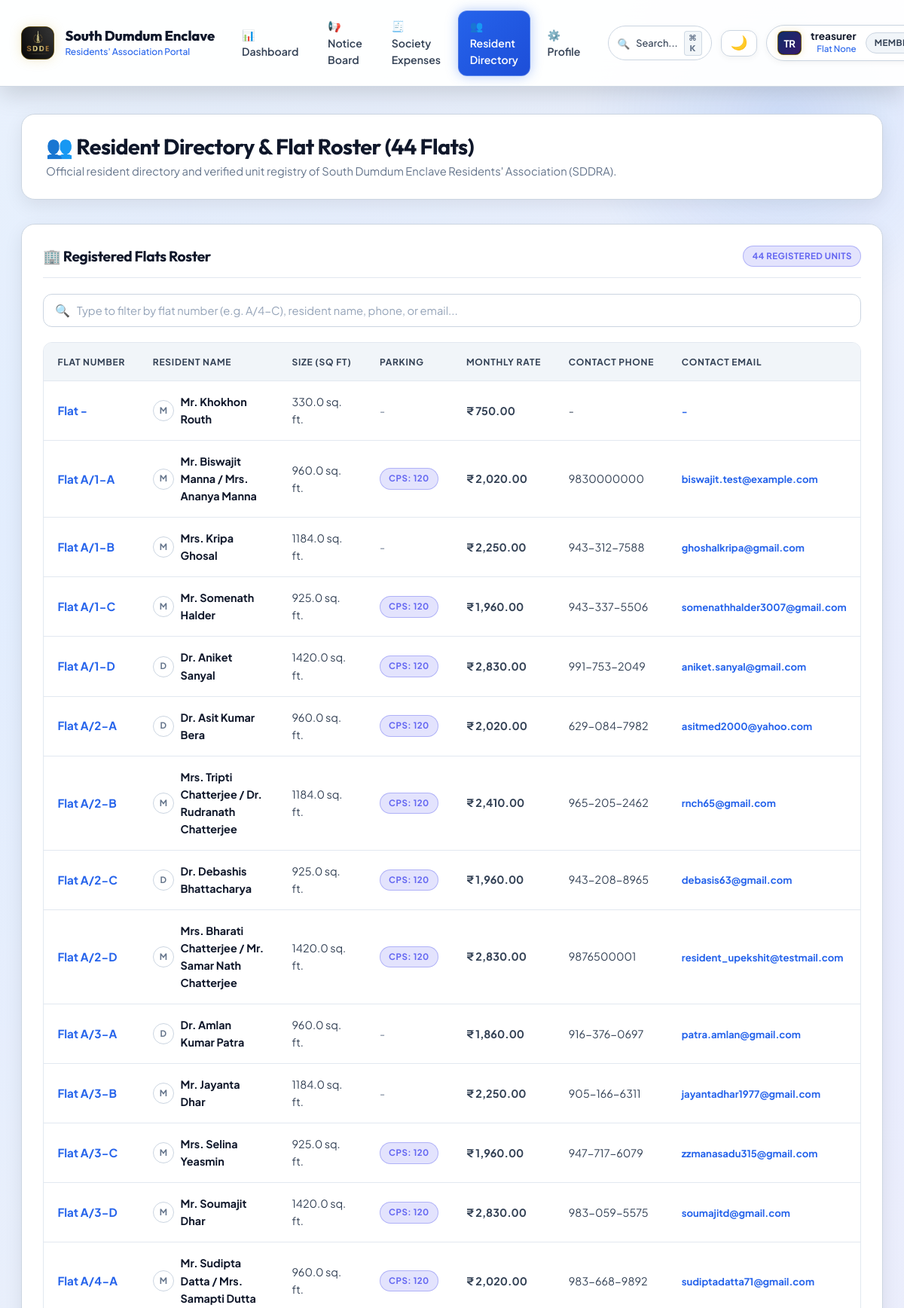
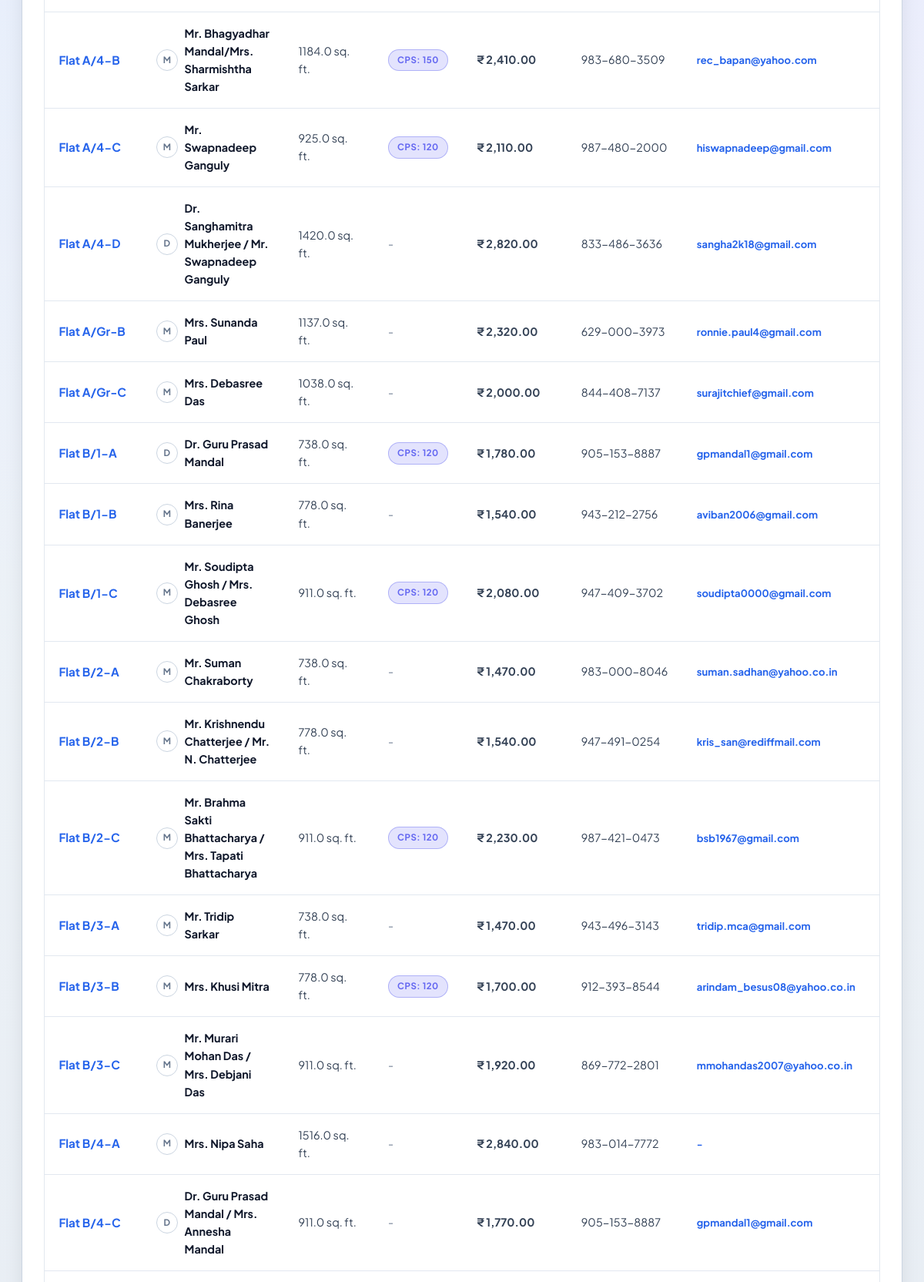
The page /members (signed in, upper part) on the database its author committed (2 pictures, top to bottom).
### tables this page shows
CREATE TABLE tbl_membership (
    id INTEGER PRIMARY KEY,
    flat_no TEXT NOT NULL,
    member_name TEXT NOT NULL,
    RvsdFlatSize REAL,
    car_parking_space TEXT,
    cps_owner INTEGER,
    tws_owner INTEGER,
    tws_count INTEGER,
    flat_charges REAL,
    common_expenses REAL,
    cps_charges REAL,
    tws_charges REAL,
    capital_fund REAL,
    monthly_charge REAL,
    password_hash TEXT
, profile_pic TEXT DEFAULT NULL);

### app.py (the view)
@app.route('/admin/members')
@app.route('/members')
@login_required
def admin_members():
    search_q = request.args.get('q', '').strip()
    query = """
        SELECT m.*,
               c.mobile_num_1, c.mobile_num_2, c.email_1, c.email_2,
               COALESCE(r.total_paid, 0) as total_paid,
               COALESCE(r.receipts_count, 0) as receipts_count,
               r.last_payment_date
        FROM tbl_membership m
        LEFT JOIN tbl_mbr_cntct c ON LOWER(TRIM(m.flat_no)) = LOWER(TRIM(c.flat_no))
        LEFT JOIN (
            SELECT LOWER(TRIM(flat_no)) as flat_no,
                   SUM(amount) as total_paid,
                   COUNT(receipt_no) as receipts_count,
                   MAX(payment_date) as last_payment_date
            FROM tbl_receipts
            GROUP BY LOWER(TRIM(flat_no))
        ) r ON LOWER(TRIM(m.flat_no)) = r.flat_no
    """
    params = []
    if search_q:
        query += " WHERE m.flat_no LIKE %s OR m.member_name LIKE %s OR c.mobile_num_1 LIKE %s OR c.email_1 LIKE %s"
        params.extend([f"%{search_q}%", f"%{search_q}%", f"%{search_q}%", f"%{search_q}%"])
    query += " ORDER BY m.flat_no"
    members = query_db(query, params)
    return render_template('admin_members.html', members=members, search_q=search_q)

### app.py (called while the page is built, shortened)
def get_ist_now():
    return datetime.now(IST)

@app.after_request
def set_response_headers(response):
    if request.path.startswith('/static/'):
        response.headers['Cache-Control'] = 'public, max-age=0, must-revalidate'
    return response

@app.teardown_appcontext
def close_request_db(exception=None):
    pass

def login_required(f):
    @wraps(f)
    def decorated_function(*args, **kwargs):
        user = session.get('user')
        return f(*args, **kwargs)
    return decorated_function

### database.py (called while the page is built, shortened)
def get_writable_sqlite_path():
    global _WRITABLE_SQLITE_PATH
    if _WRITABLE_SQLITE_PATH and os.path.exists(_WRITABLE_SQLITE_PATH):
        return _WRITABLE_SQLITE_PATH

def get_sqlite_connection():
    try:
        from flask import g, has_request_context
        if has_request_context():
            if not hasattr(g, 'sqlite_conn') or g.sqlite_conn is None:
                db_path = get_writable_sqlite_path()
                conn = sqlite3.connect(db_path, timeout=30.0, check_same_thread=False)
                conn.row_factory = sqlite3.Row
                conn.create_function('DATE_FORMAT', 2, sqlite_date_format)
                try:
                    conn.execute("PRAGMA busy_timeout = 30000;")
                except Exception:
                    pass
                g.sqlite_conn = conn
            return g.sqlite_conn
    except Exception:
        pass

def determine_engine():
    global _ENGINE_MODE
    if _ENGINE_MODE is not None:
        return _ENGINE_MODE

def get_db():
    engine = determine_engine()
    return get_sqlite_connection() if engine == 'sqlite' else get_mysql_connection()

def query_db(query, params=None, one=False):
    engine = determine_engine()
    if engine == 'sqlite':
        sqlite_query = re.sub(r'%s', '?', query)
        conn = get_db()
        cur = conn.cursor()
        try:
            if params:
                cur.execute(sqlite_query, params)
            else:
                cur.execute(sqlite_query)
            if one:
                row = cur.fetchone()
                return dict(row) if row else None
            return [dict(r) for r in cur.fetchall()]
        finally:
            cur.close()

### templates/admin_members.html (shortened to what this page needs)
{% extends 'base.html' %}
{% block content %}
<div class="page-header">
    <div class="page-header-title">
        <h2>👥 Resident Directory &amp; Flat Roster (44 Flats)</h2>
        <p>
            {% if is_admin %}
            Complete official membership registry of South Dumdum Enclave Residents' Association from <code>tbl_membership</code>. Click any receipt badge to inspect vouchers in-panel.
            {% else %}
            Official resident directory and verified unit registry of South Dumdum Enclave Residents' Association (SDDRA).
            {% endif %}
        </p>
    </div>
</div>
<div class="card">
    <div class="card-header">
        <h3 class="card-title">🏢 Registered Flats Roster</h3>
        <span id="memberCountBadge" class="badge badge-info">{{ members|length }} Registered Units</span>
    </div>
    <div style="margin-bottom: 1.25rem;">
        <form method="GET" action="{{ url_for('admin_members') }}">
            <div class="live-search-box">
                <span class="search-icon">🔍</span>
                <input type="text" id="memberSearch" name="q" value="{{ search_q or '' }}" class="form-control" placeholder="Type to filter by flat number (e.g. A/4-C), resident name, phone, or email..." data-live-search="#membersTable" data-search-counter="#memberCountBadge" data-clear-btn="clearMemberSearch">
            </div>
        </form>
    </div>
    <div class="table-container">
        <table class="custom-table" id="membersTable">
            <thead>
                <tr>
                    <th>Flat Number</th>
                    <th>Resident Name</th>
                    <th>Size (Sq Ft)</th>
                    <th>Parking</th>
                    <th>Monthly Rate</th>
                    <th>Contact Phone</th>
                    <th>Contact Email</th>
                </tr>
            </thead>
            <tbody>
                {% for m in members %}
                <tr>
                    <td>
                        <strong class="text-highlight-blue" style="font-size: 0.95rem;">Flat {{ m.flat_no }}</strong>
                    </td>
                    <td>
                        <div style="display: flex; align-items: center; justify-content: space-between; gap: 0.5rem;">
                            <div style="display: flex; align-items: center; gap: 0.55rem;">
                                {% if m.profile_pic %}
                                <img src="{{ m.profile_pic }}" alt="{{ m.member_name }}" style="width: 28px; height: 28px; border-radius: 50%; object-fit: cover; border: 1.5px solid var(--primary-400); flex-shrink: 0;" loading="lazy">
                                {% else %}
                                <div style="width: 28px; height: 28px; border-radius: 50%; background: rgba(255,255,255,0.08); border: 1px solid var(--surface-border); color: var(--text-muted); display: flex; align-items: center; justify-content: center; font-size: 0.72rem; font-weight: 700; flex-shrink: 0;">
                                    {{ m.member_name[:1] if m.member_name else 'R' }}
                                </div>
                                {% endif %}
                                <strong class="text-main">{{ m.member_name }}</strong>
                            </div>
                        </div>
                    </td>
                    <td class="text-secondary">{{ m.RvsdFlatSize or '-' }} sq. ft.</td>
                    <td>
                        {% if m.cps_owner %}
                        <span class="badge badge-info">CPS: {{ m.car_parking_space }}</span>
                        {% else %}
                        <span class="text-muted">-</span>
                        {% endif %}
                    </td>
                    <td>
                        <strong class="text-secondary">₹ {{ "{:,.2f}".format(m.monthly_charge or 0) }}</strong>
                    </td>
                    <td class="text-secondary">
                        <div style="display: flex; align-items: center; justify-content: space-between; gap: 0.4rem;">
                            <span>{{ m.mobile_num_1 or m.mobile_num_2 or '-' }}</span>
                        </div>
                    </td>
                    <td>
                        <div style="display: flex; align-items: center; justify-content: space-between; gap: 0.4rem;">
                            <span class="text-highlight-blue" style="font-size: 0.82rem;">{{ m.email_1 or m.email_2 or '-' }}</span>
                        </div>
                    </td>
                </tr>
                {% endfor %}
            </tbody>
        </table>
    </div>
</div>
{% endblock %}

### templates/base.html (style rules this page uses)
:root, [data-theme="dark"], html[data-theme="dark"], body[data-theme="dark"] { --font-heading: 'Outfit', -apple-system, BlinkMacSystemFont, 'Segoe UI', Roboto, sans-serif; --font-body: 'Plus Jakarta Sans', -apple-system, BlinkMacSystemFont, 'Segoe UI', Roboto, sans-serif; --primary-50: #eff6ff; --primary-100: #dbeafe; --primary-200: #bfdbfe; --primary-300: #93c5fd; --primary-400: #60a5fa; --primary-500: #3b82f6; --primary-600: #2563eb; --primary-700: #1d4ed8; --primary-800: #1e40af; --primary-900: #1e3a8a; --primary-950: #0f172a; --emerald-500: #10b981; --emerald-600: #059669; --emerald-700: #047857; --amber-500: #f59e0b; --amber-600: #d97706; --amber-700: #b45309; --rose-500: #f43f5e; --rose-600: #e11d48; --rose-700: #be123c; --slate-50: #f8fafc; --slate-100: #f1f5f9; --slate-200: #e2e8f0; --slate-300: #cbd5e1; --slate-400: #94a3b8; --slate-500: #64748b; --slate-600: #475569; --slate-700: #334155; --slate-800: #1e293b; --slate-900: #0f172a; --slate-950: #020617; --radius-sm: 8px; --radius-md: 12px; --radius-lg: 18px; --radius-xl: 26px; --radius-pill: 9999px; --theme-mode: 'dark'; --text-main: #ffffff; --text-secondary: #cbd5e1; --text-muted: #94a3b8; --text-heading: #ffffff; --bg-body: #070b14; --bg-gradient: radial-gradient(circle at 15% 15%, rgba(30, 58, 138, 0.35) 0%, transparent 45%), radial-gradient(circle at 85% 25%, rgba(126, 34, 206, 0.25) 0%, transparent 45%), radial-gradient(circle at 50% 85%, rgba(15, 23, 42, 0.9) 0%, transparent 60%), linear-gradient(180deg, #070b14 0%, #0b1329 50%, #030712 100%); --navbar-bg: rgba(10, 16, 31, 0.88); --navbar-border: rgba(255, 255, 255, 0.1); --surface-card: rgba(15, 23, 42, 0.82); --surface-card-hover: rgba(22, 33, 58, 0.9); --surface-border: rgba(255, 255, 255, 0.1); --surface-border-hover: rgba(59, 130, 246, 0.45); --table-th-bg: rgba(30, 41, 59, 0.88); --table-th-color: #cbd5e1; --table-td-color: #e2e8f0; --table-td-border: rgba(255, 255, 255, 0.06); --form-bg: rgba(15, 23, 42, 0.85); --form-border: rgba(255, 255, 255, 0.15); --form-text: #ffffff; }
:root[data-theme="light"], html[data-theme="light"], body[data-theme="light"], [data-theme="light"] { --theme-mode: 'light'; --text-main: #0f172a; --text-secondary: #334155; --text-muted: #64748b; --text-heading: #0f172a; --bg-body: #f8fafc; --bg-gradient: radial-gradient(circle at 15% 15%, rgba(219, 234, 254, 0.75) 0%, transparent 45%), radial-gradient(circle at 85% 25%, rgba(237, 233, 254, 0.75) 0%, transparent 45%), linear-gradient(180deg, #f8fafc 0%, #edf2f7 50%, #e2e8f0 100%); --navbar-bg: rgba(255, 255, 255, 0.94); --navbar-border: rgba(203, 213, 225, 0.9); --surface-card: #ffffff; --surface-card-hover: #ffffff; --surface-border: #cbd5e1; --surface-border-hover: #2563eb; --table-th-bg: #f1f5f9; --table-th-color: #334155; --table-td-color: #0f172a; --table-td-border: #e2e8f0; --form-bg: #ffffff; --form-border: #cbd5e1; --form-text: #0f172a; }

### rows shown on the page
tbl_membership: flat_no "-", member_name "M", member_name "Mr. Khokhon Routh", RvsdFlatSize "330.0", monthly_charge "750.00", mobile_num_1 "-", email_1 "-"
tbl_membership: flat_no "A/1-A", member_name "M", member_name "Mr. Biswajit Manna / Mrs. Ananya Manna", RvsdFlatSize "960.0", car_parking_space "120", monthly_charge "2,020.00", mobile_num_1 "9830000000", email_1 "biswajit.test@example.com"
tbl_membership: flat_no "A/1-B", member_name "M", member_name "Mrs. Kripa Ghosal", RvsdFlatSize "1184.0", monthly_charge "2,250.00", mobile_num_1 "943-312-7588", email_1 "ghoshalkripa@gmail.com"
tbl_membership: flat_no "A/1-C", member_name "M", member_name "Mr. Somenath Halder", RvsdFlatSize "925.0", car_parking_space "120", monthly_charge "1,960.00", mobile_num_1 "943-337-5506", email_1 "somenathhalder3007@gmail.com"
tbl_membership: flat_no "A/1-D", member_name "D", member_name "Dr. Aniket Sanyal", RvsdFlatSize "1420.0", car_parking_space "120", monthly_charge "2,830.00", mobile_num_1 "991-753-2049", email_1 "aniket.sanyal@gmail.com"
tbl_membership: flat_no "A/2-A", member_name "D", member_name "Dr. Asit Kumar Bera", RvsdFlatSize "960.0", car_parking_space "120", monthly_charge "2,020.00", mobile_num_1 "629-084-7982", email_1 "asitmed2000@yahoo.com"
tbl_membership: flat_no "A/2-B", member_name "M", member_name "Mrs. Tripti Chatterjee / Dr. Rudranath Chatterjee", RvsdFlatSize "1184.0", car_parking_space "120", monthly_charge "2,410.00", mobile_num_1 "965-205-2462", email_1 "rnch65@gmail.com"
tbl_membership: flat_no "A/2-C", member_name "D", member_name "Dr. Debashis Bhattacharya", RvsdFlatSize "925.0", car_parking_space "120", monthly_charge "1,960.00", mobile_num_1 "943-208-8965", email_1 "debasis63@gmail.com"
tbl_membership: flat_no "A/2-D", member_name "M", member_name "Mrs. Bharati Chatterjee / Mr. Samar Nath Chatterjee", RvsdFlatSize "1420.0", car_parking_space "120", monthly_charge "2,830.00", mobile_num_1 "9876500001", email_1 "resident_upekshit@testmail.com"
tbl_membership: flat_no "A/3-A", member_name "D", member_name "Dr. Amlan Kumar Patra", RvsdFlatSize "960.0", monthly_charge "1,860.00", mobile_num_1 "916-376-0697", email_1 "patra.amlan@gmail.com"
tbl_membership: flat_no "A/3-B", member_name "M", member_name "Mr. Jayanta Dhar", RvsdFlatSize "1184.0", monthly_charge "2,250.00", mobile_num_1 "905-166-6311", email_1 "jayantadhar1977@gmail.com"
tbl_membership: flat_no "A/3-C", member_name "M", member_name "Mrs. Selina Yeasmin", RvsdFlatSize "925.0", car_parking_space "120", monthly_charge "1,960.00", mobile_num_1 "947-717-6079", email_1 "zzmanasadu315@gmail.com"
tbl_membership: flat_no "A/3-D", member_name "M", member_name "Mr. Soumajit Dhar", RvsdFlatSize "1420.0", car_parking_space "120", monthly_charge "2,830.00", mobile_num_1 "983-059-5575", email_1 "soumajitd@gmail.com"
tbl_membership: flat_no "A/4-A", member_name "M", member_name "Mr. Sudipta Datta / Mrs. Samapti Dutta", RvsdFlatSize "960.0", car_parking_space "120", monthly_charge "2,020.00", mobile_num_1 "983-668-9892", email_1 "sudiptadatta71@gmail.com"
tbl_membership: flat_no "A/4-B", member_name "M", member_name "Mr. Bhagyadhar Mandal/Mrs. Sharmishtha Sarkar", RvsdFlatSize "1184.0", car_parking_space "150", monthly_charge "2,410.00", mobile_num_1 "983-680-3509", email_1 "rec_bapan@yahoo.com"
tbl_membership: flat_no "A/4-C", member_name "M", member_name "Mr. Swapnadeep Ganguly", RvsdFlatSize "925.0", car_parking_space "120", monthly_charge "2,110.00", mobile_num_1 "987-480-2000", email_1 "hiswapnadeep@gmail.com"
tbl_membership: flat_no "A/4-D", member_name "D", member_name "Dr. Sanghamitra Mukherjee / Mr. Swapnadeep Ganguly", RvsdFlatSize "1420.0", monthly_charge "2,820.00", mobile_num_1 "833-486-3636", email_1 "sangha2k18@gmail.com"
tbl_membership: flat_no "A/Gr-B", member_name "M", member_name "Mrs. Sunanda Paul", RvsdFlatSize "1137.0", monthly_charge "2,320.00", mobile_num_1 "629-000-3973", email_1 "ronnie.paul4@gmail.com"
tbl_membership: flat_no "A/Gr-C", member_name "M", member_name "Mrs. Debasree Das", RvsdFlatSize "1038.0", monthly_charge "2,000.00", mobile_num_1 "844-408-7137", email_1 "surajitchief@gmail.com"
tbl_membership: flat_no "B/1-A", member_name "D", member_name "Dr. Guru Prasad Mandal", RvsdFlatSize "738.0", car_parking_space "120", monthly_charge "1,780.00", mobile_num_1 "905-153-8887", email_1 "gpmandal1@gmail.com"
tbl_membership: flat_no "B/1-B", member_name "M", member_name "Mrs. Rina Banerjee", RvsdFlatSize "778.0", monthly_charge "1,540.00", mobile_num_1 "943-212-2756", email_1 "aviban2006@gmail.com"
tbl_membership: flat_no "B/1-C", member_name "M", member_name "Mr. Soudipta Ghosh / Mrs. Debasree Ghosh", RvsdFlatSize "911.0", car_parking_space "120", monthly_charge "2,080.00", mobile_num_1 "947-409-3702", email_1 "soudipta0000@gmail.com"
tbl_membership: flat_no "B/2-A", member_name "M", member_name "Mr. Suman Chakraborty", RvsdFlatSize "738.0", monthly_charge "1,470.00", mobile_num_1 "983-000-8046", email_1 "suman.sadhan@yahoo.co.in"
tbl_membership: flat_no "B/2-B", member_name "M", member_name "Mr. Krishnendu Chatterjee / Mr. N. Chatterjee", RvsdFlatSize "778.0", monthly_charge "1,540.00", mobile_num_1 "947-491-0254", email_1 "kris_san@rediffmail.com"
tbl_membership: flat_no "B/2-C", member_name "M", member_name "Mr. Brahma Sakti Bhattacharya / Mrs. Tapati Bhattacharya", RvsdFlatSize "911.0", car_parking_space "120", monthly_charge "2,230.00", mobile_num_1 "987-421-0473", email_1 "bsb1967@gmail.com"
tbl_membership: flat_no "B/3-A", member_name "M", member_name "Mr. Tridip Sarkar", RvsdFlatSize "738.0", monthly_charge "1,470.00", mobile_num_1 "943-496-3143", email_1 "tridip.mca@gmail.com"
tbl_membership: flat_no "B/3-B", member_name "M", member_name "Mrs. Khusi Mitra", RvsdFlatSize "778.0", car_parking_space "120", monthly_charge "1,700.00", mobile_num_1 "912-393-8544", email_1 "arindam_besus08@yahoo.co.in"
tbl_membership: flat_no "B/3-C", member_name "M", member_name "Mr. Murari Mohan Das / Mrs. Debjani Das", RvsdFlatSize "911.0", monthly_charge "1,920.00", mobile_num_1 "869-772-2801", email_1 "mmohandas2007@yahoo.co.in"
tbl_membership: flat_no "B/4-A", member_name "M", member_name "Mrs. Nipa Saha", RvsdFlatSize "1516.0", monthly_charge "2,840.00", mobile_num_1 "983-014-7772", car_parking_space "-"
tbl_membership: flat_no "B/4-C", member_name "D", member_name "Dr. Guru Prasad Mandal / Mrs. Annesha Mandal", RvsdFlatSize "911.0", monthly_charge "1,770.00", mobile_num_1 "905-153-8887", email_1 "gpmandal1@gmail.com"

### other values the page prints
{{ current_user.name[:2]|upper if current_user.name else '👤' }} "TR"
{{ current_user.name }} "treasurer"
{{ current_user.flat_no }} "None"
{{ members|length }} "44"
